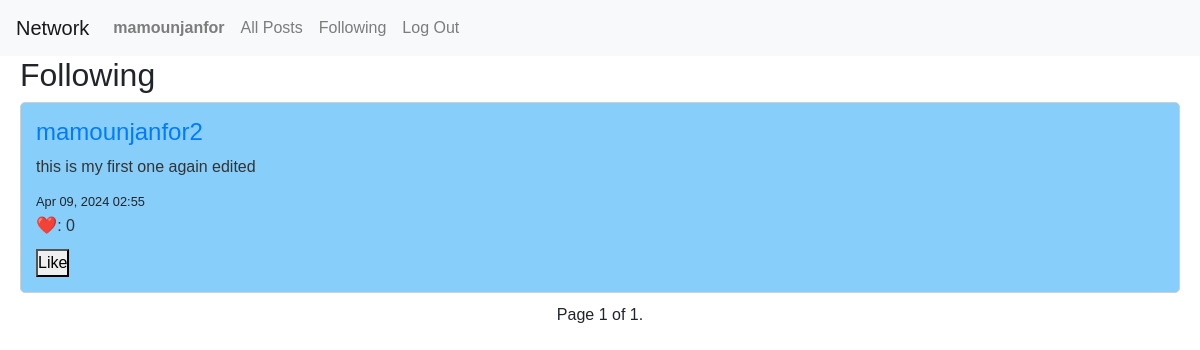
The page /following (signed in) on the database its author committed.
### network/models.py (models this page shows, shortened)
class User(AbstractUser):
    followers = models.ManyToManyField('self', symmetrical=False, related_name='following', blank=True)

class Post(models.Model):
    user = models.ForeignKey(User, on_delete=models.CASCADE, related_name="author")
    content = models.TextField()
    timestamp = models.DateTimeField(auto_now_add=True)

### network/views.py (the view)
# urls.py: path("following", views.following, name="following"),
@login_required
def following(request):
    followed_users_ids = Follow.objects.filter(user=request.user).values_list('follower_id', flat=True)
    posts = Post.objects.filter(user_id__in=followed_users_ids).order_by('-timestamp')
    paginator = Paginator(posts, 10)
    page_number = request.GET.get('page')
    page_obj = paginator.get_page(page_number)
    return render(request, 'network/following.html', {'page_obj': page_obj})

### network/templates/network/following.html (shortened to what this page needs)
{% extends "network/layout.html" %}
{% block body %}
{% if user.is_authenticated %}
    <div class="main-content">
        <h2>Following</h2>
        {% for post in page_obj %}
            <div class="post">
                <h4><a href="{% url 'profile' user_id=post.user.id %}">{{ post.user.username }}</a></h4>
                <p>{{ post.content }}</p>
                <small>{{ post.timestamp|date:"M d, Y H:i" }}</small>
                <p><span style="font-size: 17px; color: red;">❤️</span>: {{ post.post_like.count }}</p>
                <button id="like-button"  class="like-btn" data-post="{{ post.id }}" data-likes="{{ post.post_like.count }}" data-isliked="{{ post.is_liked }}">Like</button>
            </div>
        {% empty %}
            <p>No posts to display.</p>
        {% endfor %}
    </div>
    <div class="pagination justify-content-center">
        <span class="step-links">
            <span class="current">
                Page {{ page_obj.number }} of {{ page_obj.paginator.num_pages }}.
            </span>
        </span>
    </div>
{% else %}
    <p>You must be logged in to view this page.</p>
{% endif %}
{% endblock %}

### network/templates/network/layout.html (shortened to what this page needs)
{% load static %}
<!DOCTYPE html>
<html lang="en">
  <head>
    <link
      rel="stylesheet"
      href="https://stackpath.bootstrapcdn.com/bootstrap/4.4.1/css/bootstrap.min.css"
    />
    <link href="{% static 'network/styles.css' %}" rel="stylesheet" />
    <link rel="stylesheet" href="https://cdnjs.cloudflare.com/ajax/libs/font-awesome/4.7.0/css/font-awesome.min.css">
  </head>
  <body>
    <nav class="navbar navbar-expand-lg navbar-light bg-light">
      <a class="navbar-brand" href="{% url 'index'  %}">Network</a>
      <div>
        <ul class="navbar-nav mr-auto">
          {% if user.is_authenticated %}
          <li class="nav-item">
            <a class="nav-link" href="{% url 'profile' user.id %}"
              ><strong>{{ user.username }}</strong></a
            >
          </li>
          {% endif %}
          <li class="nav-item">
            <a class="nav-link" href="{% url 'index' %}">All Posts</a>
          </li>
          {% if user.is_authenticated %}
          <li class="nav-item">
            <a class="nav-link" href="{% url 'following' %}">Following</a>
          </li>
          <li class="nav-item">
            <a class="nav-link" href="{% url 'logout' %}">Log Out</a>
          </li>
          {% endif %}
        </ul>
      </div>
    </nav>
    <div class="body">{% block body %} {% endblock %}</div>
  </body>
</html>

### network/static/network/styles.css (style rules this page uses)
* { padding: 0; margin: 0; box-sizing: border-box; }
.main-content { padding: 0 20px; }
body { font-family: Arial, sans-serif; background-color: white; }
.post { background-color: lightskyblue; padding: 15px; margin-bottom: 10px; border: 1px solid #ccd0d5; border-radius: 5px; margin-left: auto; margin-right: auto; }
.post p { margin-bottom: 10px; color: #333; }

### rows shown on the page
User: username "mamounjanfor"
Post: user.username "mamounjanfor2", content "this is my first one again edited", timestamp "Apr 09, 2024 02:55", post_like.count "0"

### other values the page prints
{{ page_obj.number }} "1"
{{ page_obj.paginator.num_pages }} "1"
